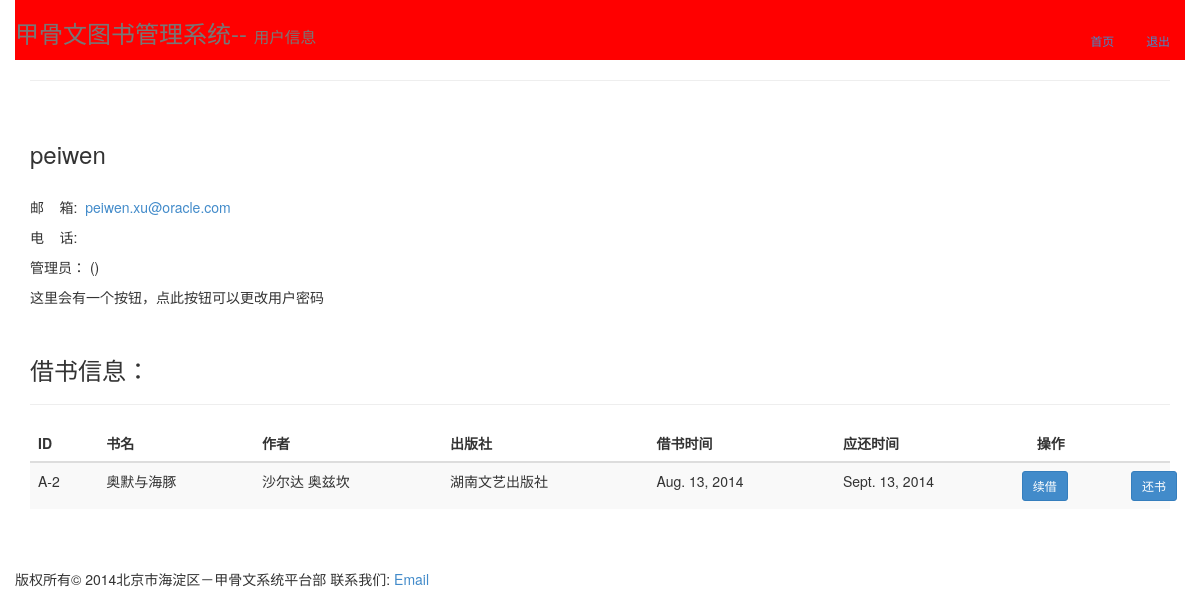
Before: /accounts/profile/peiwen/ (signed in) with the older database file.
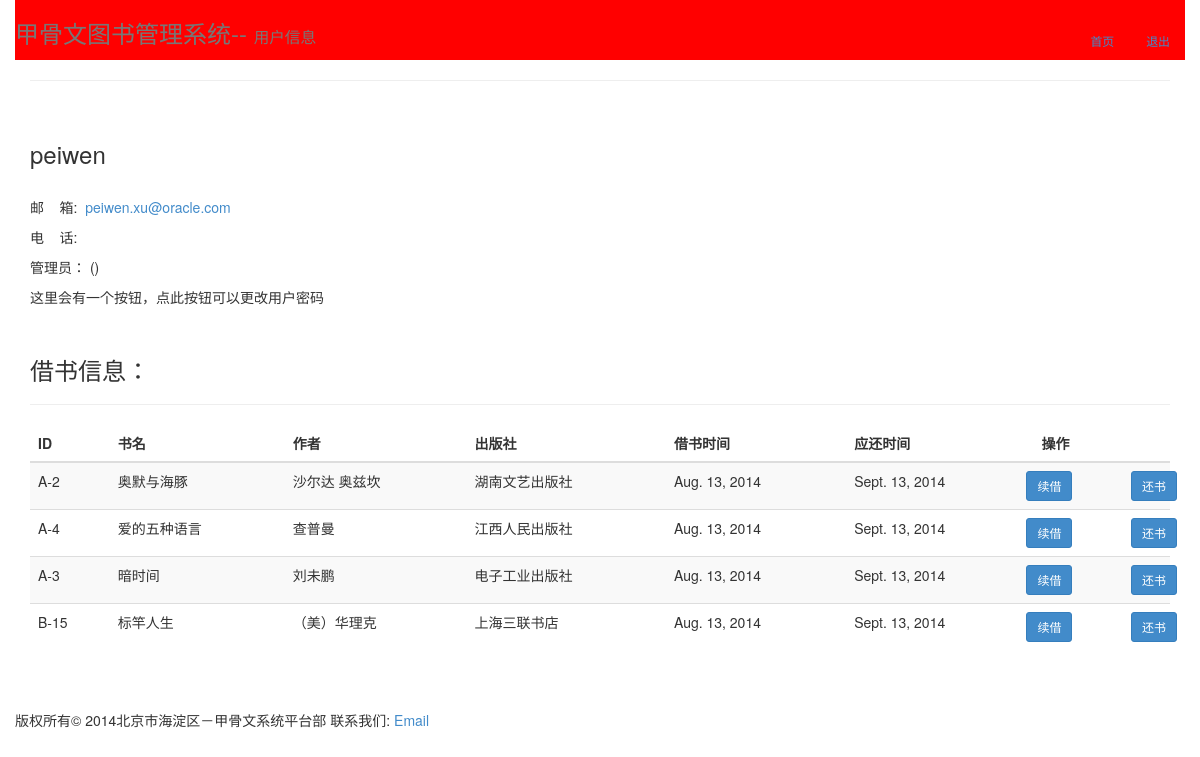
After: the same page with the newer database file.
### books/models.py (models this page shows, shortened)
class Record(models.Model):
    book = models.OneToOneField(Book)
    user = models.ForeignKey(User)
    sdate = models.DateField()
    edate = models.DateField()
    count = models.IntegerField(default=3)
    class Meta:
        db_table = 'record'

class Book(models.Model):
    identifier = models.CharField(max_length=10, primary_key=True)
    name = models.CharField(max_length=50)
    author = models.CharField(max_length=50)
    publisher = models.CharField(max_length=50)
    status = models.CharField(max_length=20)
    class Meta:
        db_table = 'books'

### books/views.py (the view)
# urls.py: url(r'^accounts/profile/(?P<username>\w+)/$', 'books.views.userinfo', name='userinfo'),
@login_required
@never_cache
def userinfo(request, username):
    user = User.objects.get(username=username)
    records = user.record_set.all()
    return render_to_response('books/userinfo.html', \
        RequestContext(request, {'user': user, 'records': records, }))

### books/templates/books/userinfo.html (shortened to what this page needs)
{% extends "base.html" %}
{% block headline %}甲骨文图书管理系统-- <small>用户信息</small>{% endblock %}
{% block header %}
<ul class="nav nav-pills pull-right">
  <li><a href="{% url 'books:index' %}"><small>首页</small></a></li>
  <li><a href="{% url 'logout' %}"><small>退出</small></a></li>
</ul>
{% endblock %}
{% block content %}
<h3>{{ user.username }}</h3>
<br />
<p>邮&nbsp;&nbsp;&nbsp;&nbsp;箱: &nbsp;<a href="mailto:{{ user.email }}">{{ user.email }}</a></p>
<p>电&nbsp;&nbsp;&nbsp;&nbsp;话: &nbsp;{{ user.telephone }}</p>
<p>管理员：&nbsp;{{ user.adminname }}(<a href="mailto:{{ user.adminmail }}">{{ user.adminmail }}</a>)</p>
<p>这里会有一个按钮，点此按钮可以更改用户密码</p>
<br />
<h3>借书信息：</h3>
<hr />
{% if records.count > 0 %}
<table class="table table-striped">
  <thead>
    <tr>
      <th>ID</th>
      <th>书名</th>
      <th>作者</th>
      <th>出版社</th>
      <th>借书时间</th>
      <th>应还时间</th>
      <th>操作</th>
    </tr>
  </thead>
  <tbody>
    {% for record in records %}
    <tr>
      <td>{{ record.book.identifier }}</a></td>
      <td>{{ record.book.name }}</td>
      <td>{{ record.book.author }}</td>
      <td>{{ record.book.publisher }}</td>
      <td>{{ record.sdate }}</td>
      <td>{{ record.edate }}</td>
      <td>
        <div class="row">
          <div class="pull-left">
            <form class="" action="/books/renew/{{ record.book.identifier }}/" method="post">
              <input type="submit" class="btn btn-sm btn-primary" value="续借" />
            </form>
          </div>
          <div class="pull-right">
            <form class="" action="/books/return/{{ record.book.identifier }}/" method="post">
              <input type="submit" class="btn btn-sm btn-primary" value="还书" />
            </form>
          </div>
        </div>
      </td>
    </tr>
    {% endfor %}
  </tbody>
</table>
{% else %}
<h5>暂无借书信息</h5>
{% endif %}
{% endblock %}

Changed rows visible on the page:
added Record: book.identifier "A-4", book.name "爱的五种语言", book.author "查普曼", book.publisher "江西人民出版社", sdate "Aug. 13, 2014", edate "Sept. 13, 2014"
added Record: book.identifier "A-3", book.name "暗时间", book.author "刘未鹏", book.publisher "电子工业出版社", sdate "Aug. 13, 2014", edate "Sept. 13, 2014"
added Record: book.identifier "B-15", book.name "标竿人生", book.author "（美）华理克", book.publisher "上海三联书店", sdate "Aug. 13, 2014", edate "Sept. 13, 2014"
